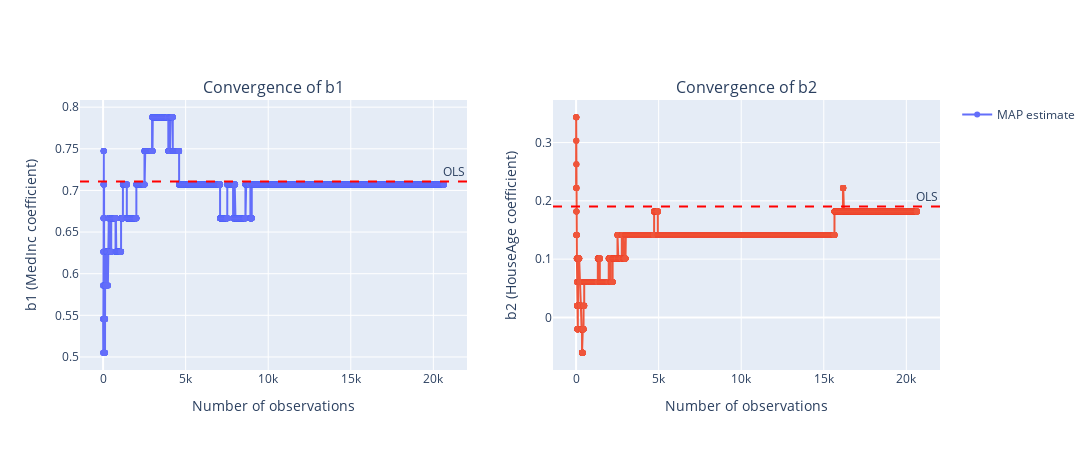

The code cell stored with this chart in its notebook:
### Markdown cell above
## 🎯 Bonus Oefening: Convergentie Visualiseren

Maak een plot die toont hoe de **MAP schattingen** evolueren als functie van het aantal observaties.

### Doel:
- Toon op de x-as het aantal observaties (1, 2, 3, ..., 50)
- Toon op de y-as de MAP schattingen voor $b_1$ en $b_2$
- Voeg horizontale lijnen toe voor de OLS waarden

### Code cell
# Track MAP estimates as we add observations
map_b1_history = []
map_b2_history = []

current_posterior = prior_density.copy()

for i in range(n_obs_full):
    # Update posterior with observation i
    x_i = X_scaled[i]
    y_i = y_scaled[i]
    likelihood_i = compute_likelihood(x_i, y_i, b0_fixed, B1, B2, beta)
    current_posterior = current_posterior * likelihood_i
    current_posterior = current_posterior / (np.sum(current_posterior) * grid_spacing)

    # Find MAP estimate
    map_idx = np.unravel_index(np.argmax(current_posterior), current_posterior.shape)
    b1_map = b1_range[map_idx[1]]
    b2_map = b2_range[map_idx[0]]

    map_b1_history.append(b1_map)
    map_b2_history.append(b2_map)

# Plot convergence
fig = make_subplots(rows=1, cols=2, subplot_titles=("Convergence of b1", "Convergence of b2"))

# b1 convergence
fig.add_trace(
    go.Scatter(
        x=list(range(1, n_obs_full + 1)),
        y=map_b1_history,
        mode="lines+markers",
        name="MAP estimate",
    ),
    row=1,
    col=1,
)
fig.add_hline(y=b_ols[1], line_dash="dash", line_color="red", annotation_text="OLS", row=1, col=1)

# b2 convergence
fig.add_trace(
    go.Scatter(
        x=list(range(1, n_obs_full + 1)),
        y=map_b2_history,
        mode="lines+markers",
        name="MAP estimate",
        showlegend=False,
    ),
    row=1,
    col=2,
)
fig.add_hline(y=b_ols[2], line_dash="dash", line_color="red", annotation_text="OLS", row=1, col=2)

fig.update_xaxes(title_text="Number of observations", row=1, col=1)
fig.update_xaxes(title_text="Number of observations", row=1, col=2)
fig.update_yaxes(title_text="b1 (MedInc coefficient)", row=1, col=1)
fig.update_yaxes(title_text="b2 (HouseAge coefficient)", row=1, col=2)

fig.update_layout(width=1200, height=450)
fig.show()

### Figure 1 — Plotly figure (JSON) as saved in the notebook; plotly's stock layout.template omitted (floating-point values rounded to 4 significant figures; data arrays with more than 128 entries replaced by an {"elided": "..."} marker saying what was removed)
{"data": [{"mode": "lines+markers", "name": "MAP estimate", "type": "scatter", "x": {"elided": "20640 int values"}, "xaxis": "x", "y": {"elided": "20640 float values"}, "yaxis": "y"}, {"mode": "lines+markers", "name": "MAP estimate", "showlegend": false, "type": "scatter", "x": {"elided": "20640 int values"}, "xaxis": "x2", "y": {"elided": "20640 float values"}, "yaxis": "y2"}], "layout": {"annotations": [{"font": {"size": 16}, "showarrow": false, "text": "Convergence of b1", "x": 0.225, "xanchor": "center", "xref": "paper", "y": 1, "yanchor": "bottom", "yref": "paper"}, {"font": {"size": 16}, "showarrow": false, "text": "Convergence of b2", "x": 0.775, "xanchor": "center", "xref": "paper", "y": 1, "yanchor": "bottom", "yref": "paper"}, {"showarrow": false, "text": "OLS", "x": 1, "xanchor": "right", "xref": "x domain", "y": 0.7107, "yanchor": "bottom", "yref": "y"}, {"showarrow": false, "text": "OLS", "x": 1, "xanchor": "right", "xref": "x2 domain", "y": 0.1902, "yanchor": "bottom", "yref": "y2"}], "height": 450, "shapes": [{"line": {"color": "red", "dash": "dash"}, "type": "line", "x0": 0, "x1": 1, "xref": "x domain", "y0": 0.7107, "y1": 0.7107, "yref": "y"}, {"line": {"color": "red", "dash": "dash"}, "type": "line", "x0": 0, "x1": 1, "xref": "x2 domain", "y0": 0.1902, "y1": 0.1902, "yref": "y2"}], "width": 1200, "xaxis": {"anchor": "y", "domain": [0, 0.45], "title": {"text": "Number of observations"}}, "xaxis2": {"anchor": "y2", "domain": [0.55, 1], "title": {"text": "Number of observations"}}, "yaxis": {"anchor": "x", "domain": [0, 1], "title": {"text": "b1 (MedInc coefficient)"}}, "yaxis2": {"anchor": "x2", "domain": [0, 1], "title": {"text": "b2 (HouseAge coefficient)"}}}}
